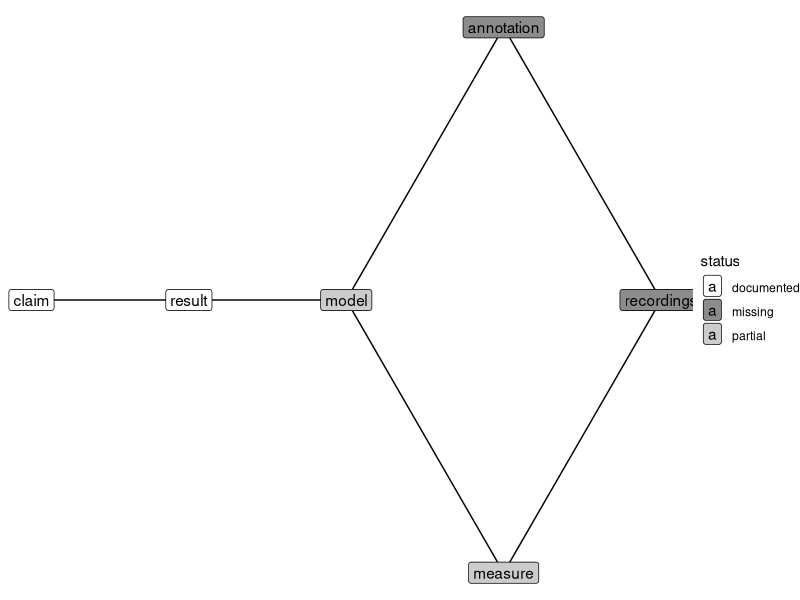

Generate this figure with R:
# Exercise 1.1: Reverse-engineer an evidential chain
# Phonetic Research in Practice, companion exercise script (MIT License).
# Run from the repository root; the excerpts printed in the book are taken from this file.

library(tidyverse)
nodes <- read_tsv("nodes.tsv", show_col_types = FALSE) |>
  group_by(layer) |> mutate(y = row_number() - mean(row_number())) |> ungroup()
edges <- read_tsv("edges.tsv", show_col_types = FALSE) |>
  left_join(nodes, by = c(from = "node")) |>
  left_join(nodes, by = c(to = "node"), suffix = c("", "_to"))
p <- ggplot() +
  geom_segment(data = edges, aes(layer, y, xend = layer_to, yend = y_to),
               arrow = arrow(length = unit(2, "mm"))) +
  geom_label(data = nodes,
             aes(layer, y, label = node, fill = status)) +
  scale_fill_manual(values = c(documented = "white",
                               partial = "grey80",
                               missing = "grey55")) +
  theme_void()
ggsave("evidential_chain.png", p, width = 7, height = 3.5)
